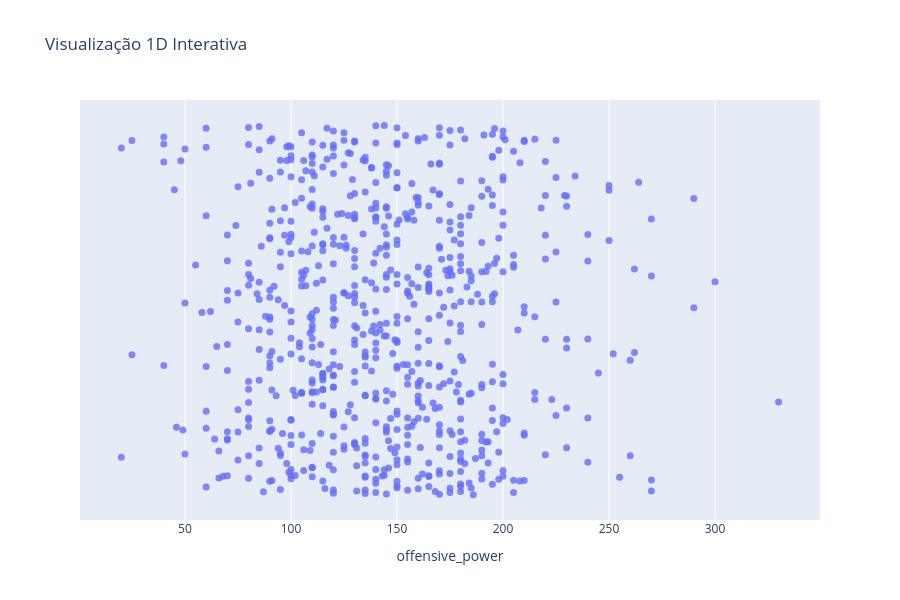

The cell this chart's notebook holds for it:
### Code cell
plot_distribution(pokemon_df, 'name', 'offensive_power')

### Figure 1 — Plotly figure (JSON) as saved in the notebook; plotly's stock layout.template omitted (floating-point values rounded to 4 significant figures; data arrays with more than 128 entries replaced by an {"elided": "..."} marker saying what was removed)
{"data": [{"hovertemplate": "<b>%{hovertext}</b><br><br>offensive_power=%{x}<br>_y_dummy=%{y}<extra></extra>", "hovertext": {"elided": "721 str values"}, "legendgroup": "", "marker": {"color": "#636efa", "opacity": 0.8, "size": 7, "symbol": "circle"}, "mode": "markers", "name": "", "orientation": "v", "showlegend": false, "type": "scatter", "x": {"elided": "721 int values"}, "xaxis": "x", "y": {"elided": "721 float values"}, "yaxis": "y"}], "layout": {"height": 600, "legend": {"title": {}, "tracegroupgap": 0}, "title": {"text": "Visualização 1D Interativa"}, "width": 900, "xaxis": {"anchor": "y", "domain": [0, 1], "title": {"text": "offensive_power"}}, "yaxis": {"anchor": "x", "domain": [0, 1], "title": {"text": "_y_dummy"}, "visible": false}}}
